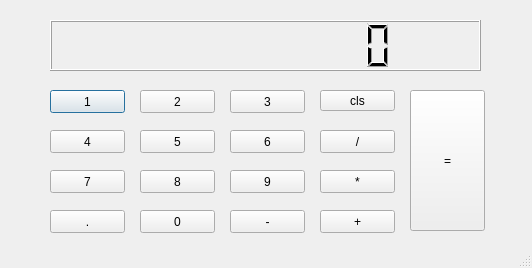
<?xml version="1.0" encoding="UTF-8"?>
<ui version="4.0">
 <class>Dialog</class>
 <widget class="QDialog" name="Dialog">
  <property name="geometry">
   <rect>
    <x>0</x>
    <y>0</y>
    <width>532</width>
    <height>268</height>
   </rect>
  </property>
  <property name="windowTitle">
   <string>Dialog</string>
  </property>
  <property name="sizeGripEnabled">
   <bool>true</bool>
  </property>
  <widget class="QPushButton" name="pushButton_1">
   <property name="geometry">
    <rect>
     <x>50</x>
     <y>90</y>
     <width>75</width>
     <height>23</height>
    </rect>
   </property>
   <property name="text">
    <string>1</string>
   </property>
  </widget>
  <widget class="QPushButton" name="pushButton_2">
   <property name="geometry">
    <rect>
     <x>140</x>
     <y>90</y>
     <width>75</width>
     <height>23</height>
    </rect>
   </property>
   <property name="text">
    <string>2</string>
   </property>
  </widget>
  <widget class="QPushButton" name="pushButton_3">
   <property name="geometry">
    <rect>
     <x>230</x>
     <y>90</y>
     <width>75</width>
     <height>23</height>
    </rect>
   </property>
   <property name="text">
    <string>3</string>
   </property>
  </widget>
  <widget class="QPushButton" name="pushButton_4">
   <property name="geometry">
    <rect>
     <x>50</x>
     <y>130</y>
     <width>75</width>
     <height>23</height>
    </rect>
   </property>
   <property name="text">
    <string>4</string>
   </property>
  </widget>
  <widget class="QPushButton" name="pushButton_5">
   <property name="geometry">
    <rect>
     <x>140</x>
     <y>130</y>
     <width>75</width>
     <height>23</height>
    </rect>
   </property>
   <property name="text">
    <string>5</string>
   </property>
  </widget>
  <widget class="QPushButton" name="pushButton_6">
   <property name="geometry">
    <rect>
     <x>230</x>
     <y>130</y>
     <width>75</width>
     <height>23</height>
    </rect>
   </property>
   <property name="text">
    <string>6</string>
   </property>
  </widget>
  <widget class="QPushButton" name="pushButton_7">
   <property name="geometry">
    <rect>
     <x>50</x>
     <y>170</y>
     <width>75</width>
     <height>23</height>
    </rect>
   </property>
   <property name="text">
    <string>7</string>
   </property>
  </widget>
  <widget class="QPushButton" name="pushButton_8">
   <property name="geometry">
    <rect>
     <x>140</x>
     <y>170</y>
     <width>75</width>
     <height>23</height>
    </rect>
   </property>
   <property name="text">
    <string>8</string>
   </property>
  </widget>
  <widget class="QPushButton" name="pushButton_9">
   <property name="geometry">
    <rect>
     <x>230</x>
     <y>170</y>
     <width>75</width>
     <height>23</height>
    </rect>
   </property>
   <property name="text">
    <string>9</string>
   </property>
  </widget>
  <widget class="QPushButton" name="pushButton_0">
   <property name="geometry">
    <rect>
     <x>140</x>
     <y>210</y>
     <width>75</width>
     <height>23</height>
    </rect>
   </property>
   <property name="text">
    <string>0</string>
   </property>
  </widget>
  <widget class="QPushButton" name="pushButton_dot">
   <property name="geometry">
    <rect>
     <x>50</x>
     <y>210</y>
     <width>75</width>
     <height>23</height>
    </rect>
   </property>
   <property name="text">
    <string>.</string>
   </property>
  </widget>
  <widget class="QPushButton" name="pushButton_equ">
   <property name="geometry">
    <rect>
     <x>410</x>
     <y>90</y>
     <width>75</width>
     <height>141</height>
    </rect>
   </property>
   <property name="text">
    <string>=</string>
   </property>
  </widget>
  <widget class="QPushButton" name="pushButton_div">
   <property name="geometry">
    <rect>
     <x>320</x>
     <y>130</y>
     <width>75</width>
     <height>23</height>
    </rect>
   </property>
   <property name="text">
    <string>/</string>
   </property>
  </widget>
  <widget class="QPushButton" name="pushButton_mul">
   <property name="geometry">
    <rect>
     <x>320</x>
     <y>170</y>
     <width>75</width>
     <height>23</height>
    </rect>
   </property>
   <property name="text">
    <string>*</string>
   </property>
  </widget>
  <widget class="QPushButton" name="pushButton_add">
   <property name="geometry">
    <rect>
     <x>320</x>
     <y>210</y>
     <width>75</width>
     <height>23</height>
    </rect>
   </property>
   <property name="text">
    <string>+</string>
   </property>
  </widget>
  <widget class="QPushButton" name="pushButton_sub">
   <property name="geometry">
    <rect>
     <x>230</x>
     <y>210</y>
     <width>75</width>
     <height>23</height>
    </rect>
   </property>
   <property name="text">
    <string>-</string>
   </property>
  </widget>
  <widget class="QPushButton" name="pushButton_cls">
   <property name="geometry">
    <rect>
     <x>320</x>
     <y>90</y>
     <width>75</width>
     <height>21</height>
    </rect>
   </property>
   <property name="text">
    <string>cls</string>
   </property>
  </widget>
  <widget class="QLCDNumber" name="lcd">
   <property name="geometry">
    <rect>
     <x>50</x>
     <y>20</y>
     <width>431</width>
     <height>51</height>
    </rect>
   </property>
   <property name="digitCount">
    <number>10</number>
   </property>
   <property name="value" stdset="0">
    <double>0.000000000000000</double>
   </property>
  </widget>
 </widget>
 <resources/>
 <connections/>
</ui>
